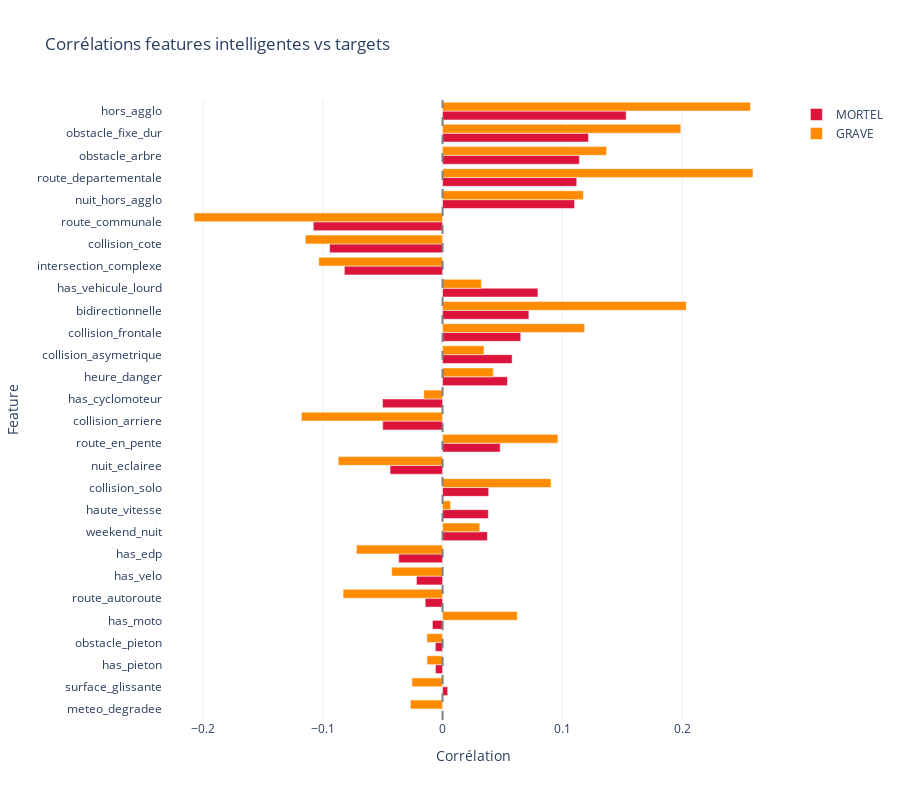

The cell this chart's notebook holds for it:
### Code cell
# heatmap corrélations features <-> targets
corr_with_targets = pd.DataFrame({
    'Feature': new_features,
    'MORTEL': [df[f].corr(df['mortel']) for f in new_features],
    'GRAVE': [df[f].corr(df['grave']) for f in new_features]
})

corr_with_targets['abs_mortel'] = corr_with_targets['MORTEL'].abs()
corr_with_targets = corr_with_targets.sort_values('abs_mortel', ascending=True)

fig = go.Figure()

fig.add_trace(go.Bar(
    y=corr_with_targets['Feature'],
    x=corr_with_targets['MORTEL'],
    name='MORTEL',
    orientation='h',
    marker_color='crimson'
))

fig.add_trace(go.Bar(
    y=corr_with_targets['Feature'],
    x=corr_with_targets['GRAVE'],
    name='GRAVE',
    orientation='h',
    marker_color='darkorange'
))

fig.update_layout(
    title='Corrélations features intelligentes vs targets',
    xaxis_title='Corrélation',
    yaxis_title='Feature',
    barmode='group',
    height=800
)

fig.add_vline(x=0, line_dash="dash", line_color="gray")
fig.show()

### Figure 1 — Plotly figure (JSON) as saved in the notebook; plotly's stock layout.template omitted (floating-point values rounded to 4 significant figures)
{"data": [{"marker": {"color": "crimson"}, "name": "MORTEL", "orientation": "h", "type": "bar", "x": [-0.0003083, 0.004284, -0.005956, -0.00605, -0.008458, -0.0145, -0.02182, -0.03663, 0.03743, 0.0382, 0.03851, -0.04385, 0.04813, -0.04999, -0.05017, 0.0542, 0.05808, 0.0653, 0.07207, 0.07964, -0.08199, -0.09433, -0.108, 0.1102, 0.112, 0.1142, 0.1219, 0.1533], "y": ["meteo_degradee", "surface_glissante", "has_pieton", "obstacle_pieton", "has_moto", "route_autoroute", "has_velo", "has_edp", "weekend_nuit", "haute_vitesse", "collision_solo", "nuit_eclairee", "route_en_pente", "collision_arriere", "has_cyclomoteur", "heure_danger", "collision_asymetrique", "collision_frontale", "bidirectionnelle", "has_vehicule_lourd", "intersection_complexe", "collision_cote", "route_communale", "nuit_hors_agglo", "route_departementale", "obstacle_arbre", "obstacle_fixe_dur", "hors_agglo"]}, {"marker": {"color": "darkorange"}, "name": "GRAVE", "orientation": "h", "type": "bar", "x": [-0.02694, -0.02558, -0.01304, -0.01309, 0.06242, -0.08304, -0.04247, -0.07198, 0.03108, 0.006714, 0.09061, -0.08715, 0.09631, -0.1179, -0.01573, 0.04232, 0.03461, 0.1187, 0.2034, 0.03233, -0.1034, -0.1146, -0.2075, 0.1176, 0.2592, 0.137, 0.1989, 0.2571], "y": ["meteo_degradee", "surface_glissante", "has_pieton", "obstacle_pieton", "has_moto", "route_autoroute", "has_velo", "has_edp", "weekend_nuit", "haute_vitesse", "collision_solo", "nuit_eclairee", "route_en_pente", "collision_arriere", "has_cyclomoteur", "heure_danger", "collision_asymetrique", "collision_frontale", "bidirectionnelle", "has_vehicule_lourd", "intersection_complexe", "collision_cote", "route_communale", "nuit_hors_agglo", "route_departementale", "obstacle_arbre", "obstacle_fixe_dur", "hors_agglo"]}], "layout": {"barmode": "group", "height": 800, "shapes": [{"line": {"color": "gray", "dash": "dash"}, "type": "line", "x0": 0, "x1": 0, "xref": "x", "y0": 0, "y1": 1, "yref": "y domain"}], "title": {"text": "Corrélations features intelligentes vs targets"}, "xaxis": {"title": {"text": "Corrélation"}}, "yaxis": {"title": {"text": "Feature"}}}}
